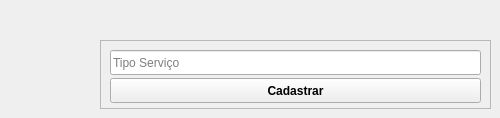
                <widget class="QWidget" name="tab">
                 <attribute name="title">
                  <string>Tipo Serviço</string>
                 </attribute>
                 <widget class="QFrame" name="frame_5">
                  <property name="geometry">
                   <rect>
                    <x>100</x>
                    <y>40</y>
                    <width>391</width>
                    <height>69</height>
                   </rect>
                  </property>
                  <property name="frameShape">
                   <enum>QFrame::StyledPanel</enum>
                  </property>
                  <property name="frameShadow">
                   <enum>QFrame::Raised</enum>
                  </property>
                  <layout class="QVBoxLayout" name="verticalLayout_6">
                   <item>
                    <widget class="QLineEdit" name="input_TipoServ">
                     <property name="minimumSize">
                      <size>
                       <width>0</width>
                       <height>25</height>
                      </size>
                     </property>
                     <property name="maximumSize">
                      <size>
                       <width>16777215</width>
                       <height>30</height>
                      </size>
                     </property>
                     <property name="placeholderText">
                      <string>Tipo Serviço</string>
                     </property>
                    </widget>
                   </item>
                   <item>
                    <widget class="QPushButton" name="btnCadTipServ">
                     <property name="minimumSize">
                      <size>
                       <width>0</width>
                       <height>25</height>
                      </size>
                     </property>
                     <property name="maximumSize">
                      <size>
                       <width>16777215</width>
                       <height>30</height>
                      </size>
                     </property>
                     <property name="font">
                      <font>
                       <weight>75</weight>
                       <bold>true</bold>
                      </font>
                     </property>
                     <property name="text">
                      <string>Cadastrar</string>
                     </property>
                    </widget>
                   </item>
                  </layout>
                 </widget>
                </widget>
